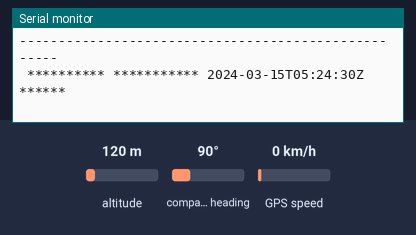
Simulated run of this sketch. Board: Arduino Uno, built with avr-gcc and run on an emulated ATmega328P. Shown: the last lines printed to the serial monitor. The test bench sets the inputs (shaded band); at power-on: compass heading 90°, altitude 120 m, GPS speed 0 km/h. The GPS gets a fix after 3 s at 37.7749, -122.4194 with 8 satellites.

Above: at 1.2 s.
1.3 s: compass heading set to 269°
At 4.8 s:
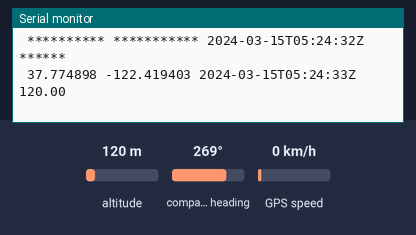
5.4 s: altitude set to 20 m
At 6.7 s:
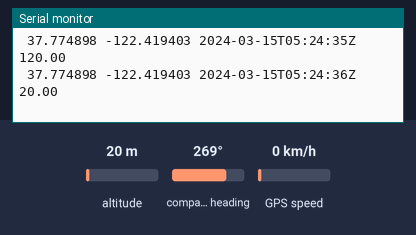
6.9 s: altitude set to 250 m
At 7.8 s:
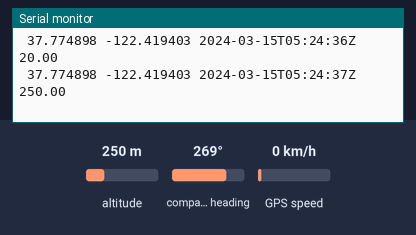

The sketch:

GPS_6M_NEO_formato.ino
```cpp
#include <TinyGPS++.h>
#include <SoftwareSerial.h>

static const int RXPin = 10, TXPin = 11;
static const uint32_t GPSBaud = 9600;

// The TinyGPS++ object
TinyGPSPlus gps;

// The serial connection to the GPS device
SoftwareSerial ss(RXPin, TXPin);

int TimeZoneHour = 5; //Zona horaria Peru(diferencia horaria Londres GMT-Peru)
int DaysInMonth[12]={31,28,31,30,31,30,31,31,30,31,30,31}; //Declaramos la cantidad de dias en cada mes del año


void setup()
{

  Serial.begin(9600);
  ss.begin(GPSBaud);
  Serial.println(F("  Latitud    Longitud       TimeStamp       Altitud "));
  Serial.println(F("----------------------------------------------------"));
}

void loop()
{
  smartDelay(1000);
  Serial.print(" ");
  printFloat(gps.location.lat(), gps.location.isValid(), 11, 6);
  printFloat(gps.location.lng(), gps.location.isValid(), 12, 6);
  printDateTime(gps.date, gps.time);
  printFloat(gps.altitude.meters(), gps.altitude.isValid(), 7, 2); Serial.print(" ");
  Serial.println(" ");
  //smartDelay(1000);

  if (millis() > 5000 && gps.charsProcessed() < 10)
    Serial.println(F("No GPS data received: check wiring"));
}

static void smartDelay(unsigned long ms)  //esta funcion "alimenta" al GPS para que funcione, como el activador
{
  unsigned long start = millis();
  do
  {
    while (ss.available())
      gps.encode(ss.read());
  } while (millis() - start < ms);
}

static void printFloat(float val, bool valid, int len, int prec)
{
  if (!valid)
  {
    while (len-- > 1)
      Serial.print('*'); //Aqui escribimos el coodigo que queremos enviar si hay error de lectura
    Serial.print(' ');
  }
  else
  {
    Serial.print(val, prec);
    Serial.print(' ');
  }
}

static void printDateTime(TinyGPSDate &d, TinyGPSTime &t)
{
  byte second=t.second();
  byte minute=t.minute();
  byte hour=t.hour();
  byte day=d.day();
  byte month=d.month();
  int year=d.year();
  if (!d.isValid() && !t.isValid() )
  {
    Serial.print(F("********** ******** ")); //Aqui escribimos el coodigo que queremos enviar si hay error de lectura
  }
  else
  {
     //Agregando correccion al horario
    if(hour >= TimeZoneHour) {
       hour = hour - TimeZoneHour ;
     } else {
       // Correct for period when London is a day ahead
       hour = (hour + 24) - TimeZoneHour ;
       day  = day - 1 ;
       if( day == 0)
       {
         day   = DaysInMonth[ month - 1] ;  // 0 - 11
         month = month - 1 ;  // January in London still December Westward
         if( month == 0)           // GPS months are 01 through 12
         {
           month = 12 ;
           day   = DaysInMonth[ 11 ] ;  // ultimo dia de diciembre
         }
        // En el caso del mes de febrero para años bisciestos
         if( month == 2 && (year % 4)==0 ) day = day + 1 ;
       }
     }
  //Finalizando codigo agregado
    char sz[32];
    sprintf(sz, "%02d-%02d-%02dT%02d:%02d:%02dZ ", year, month, day, hour, minute, second);//2020-08-28T17:13:40Z
    Serial.print(sz);
  }
}
```

Measured:
- after the input at 1.3 s, the serial monitor: prints a new line after 0.75 s (image 1)
- after the input at 5.4 s, the serial monitor: prints a new line after 0.76 s (image 2)
- after the input at 6.9 s, the serial monitor: prints a new line after 0.26 s (image 3)
